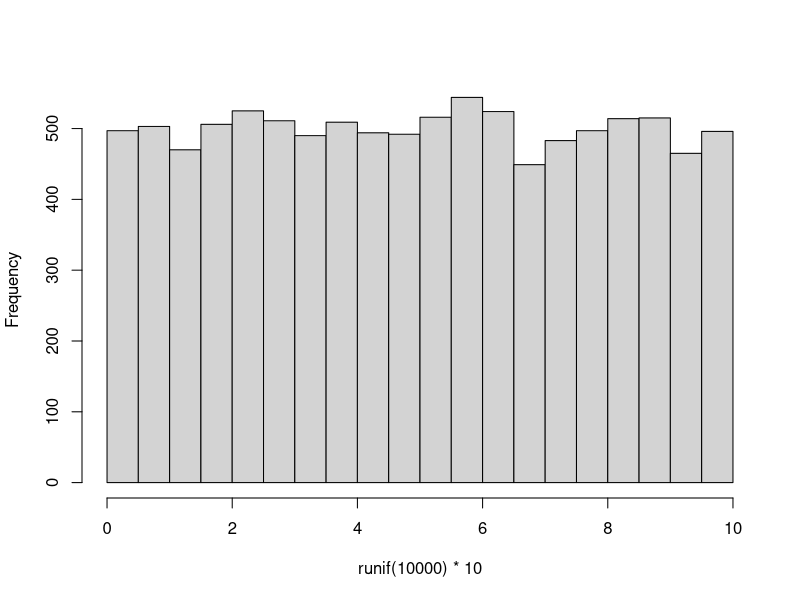
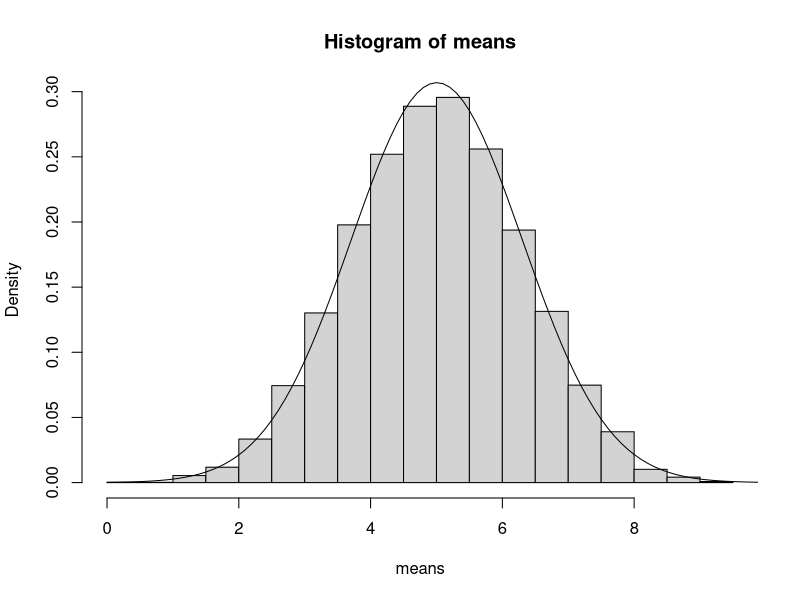

Write the R code that produced these figures, in order.
# Cental Limit Theorem( 1 die)
hist(runif(10000)*10,main="")
means <- numeric(10000)

for(i in 1:10000){
  means[i] <- mean(runif(5)*10)
}

hist(means,freq = FALSE)
mean(means)
sd(means)
xv <- seq(0,10,0.1)
yv <- dnorm(xv,mean=mean(means),sd=sd(means))
lines(xv,yv)
